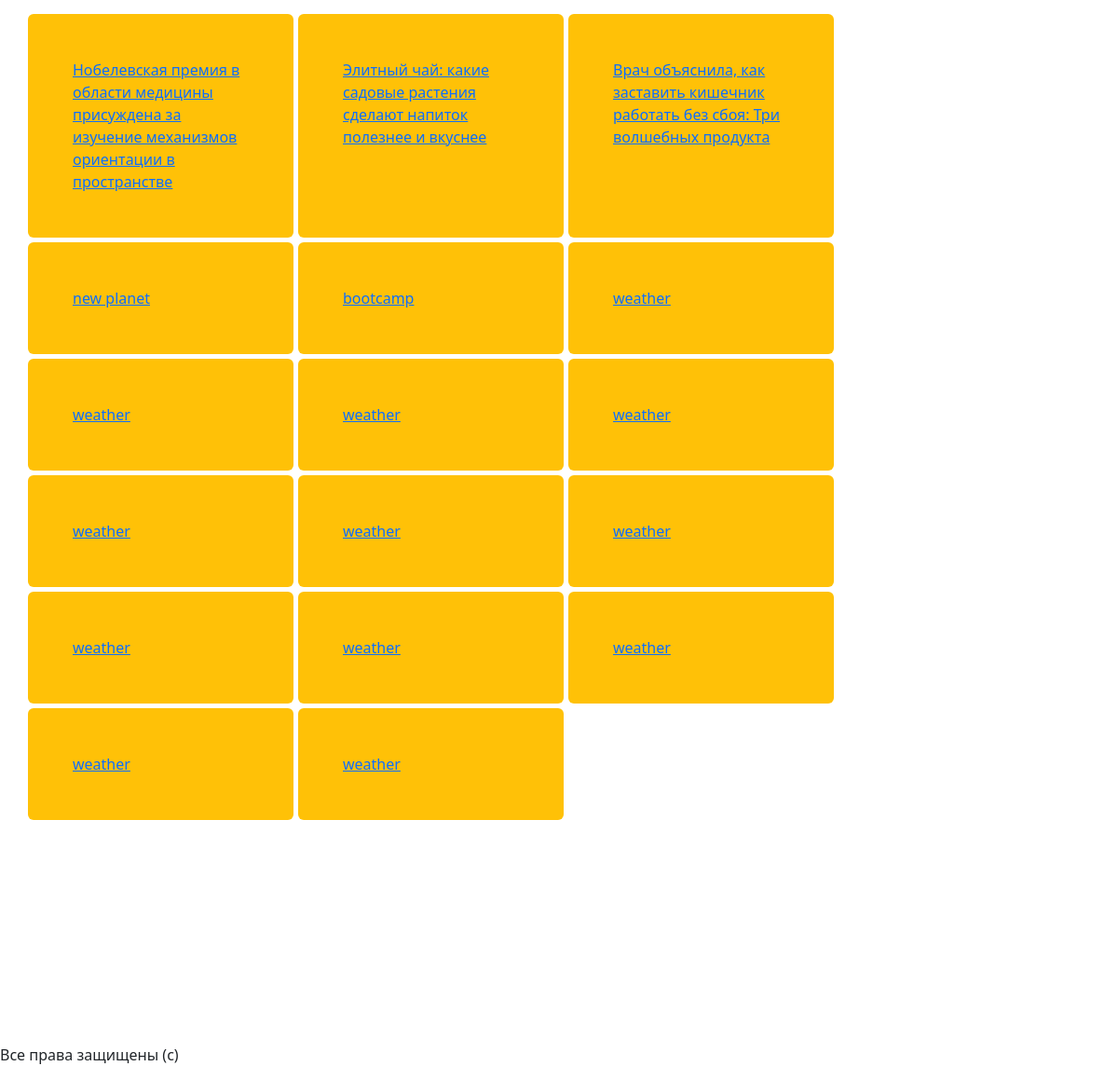
The page /news/ (lower part) on the database as committed earlier.
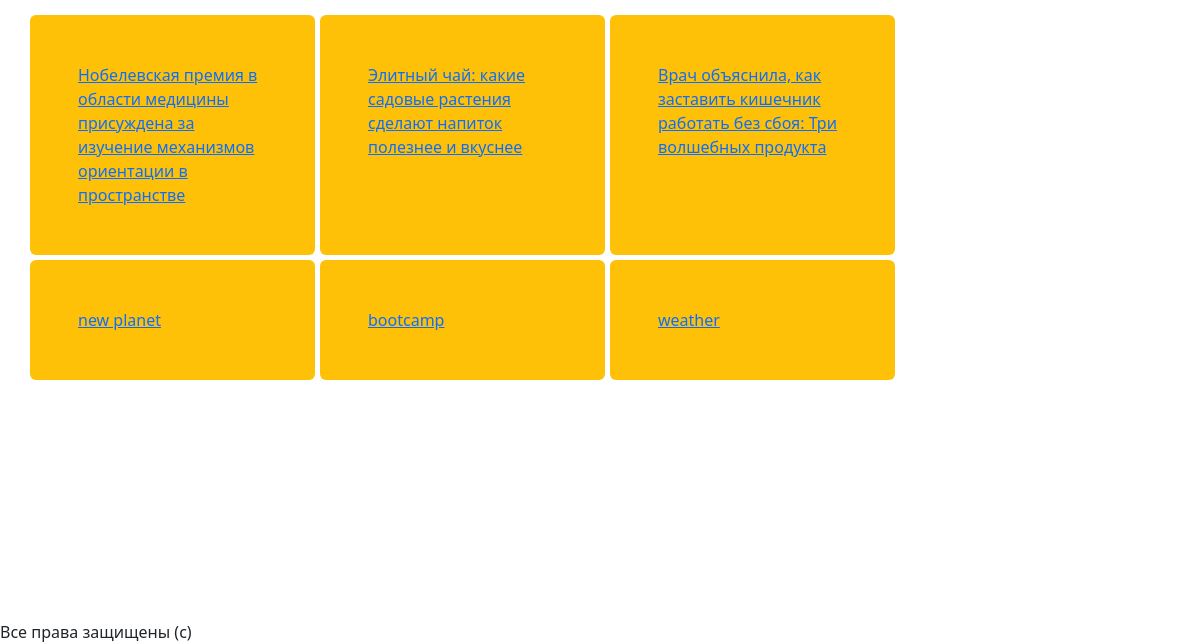
The same page on the database as committed later.
### news/models.py (models this page shows, shortened)
class New(models.Model):
    title = models.CharField(max_length=1000)
    article = models.TextField()
    views = models.IntegerField(default=0)
    user_views = models.ManyToManyField(
        to=User,
        blank=True,
    )
    category = models.ForeignKey(
        to=NewsCategory,
        on_delete=models.SET_NULL,
        null=True, blank=True,
        verbose_name="Категория",
    )

### news/views/news_view.py (the view)
# urls.py: path('news/', news_view, name='news-list'),
def news_view(request):
    news_list = New.objects.all()
    filter_object = NewFilter(
        data=request.GET,
        queryset=news_list
    )
    context = {"filter_object": filter_object}
    return render(request, 'news.html', context)

### news/models.py (called while the page is built)
    def __str__(self):
        return self.name

### news/templates/news.html (shortened to what this page needs)
{% extends 'base.html' %}
{% load django_bootstrap5 %}
{% block content %}
<div class="row news-list">
    {% for obj in  filter_object.qs %}
        <div class="p-5 bg-warning rounded col-lg-3 col-md-5 col-sm-12">
            <a href="/new/{{ obj.id }}/">{{ obj.title }}</a>
        </div>
    {% endfor %}
</div>
{% endblock %}

Rows that differ between the two databases and show on the page:
removed New: title "weather"
removed New: title "weather"
removed New: title "weather"
removed New: title "weather"
removed New: title "weather"
removed New: title "weather"
removed New: title "weather"
removed New: title "weather"
removed New: title "weather"
removed New: title "weather"
removed New: title "weather"
